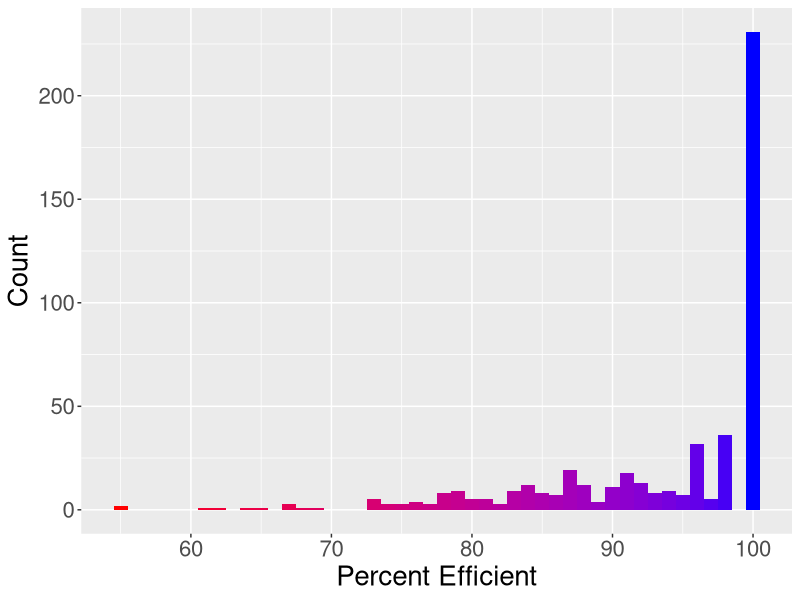
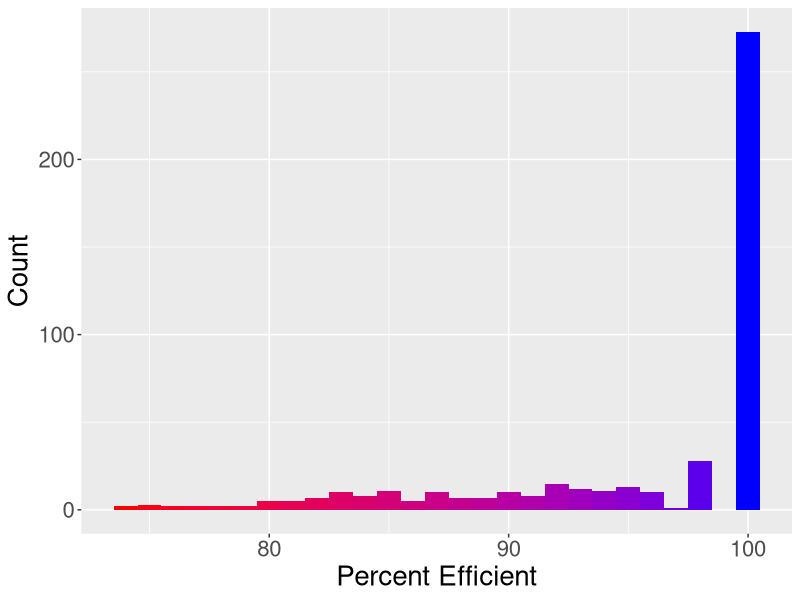
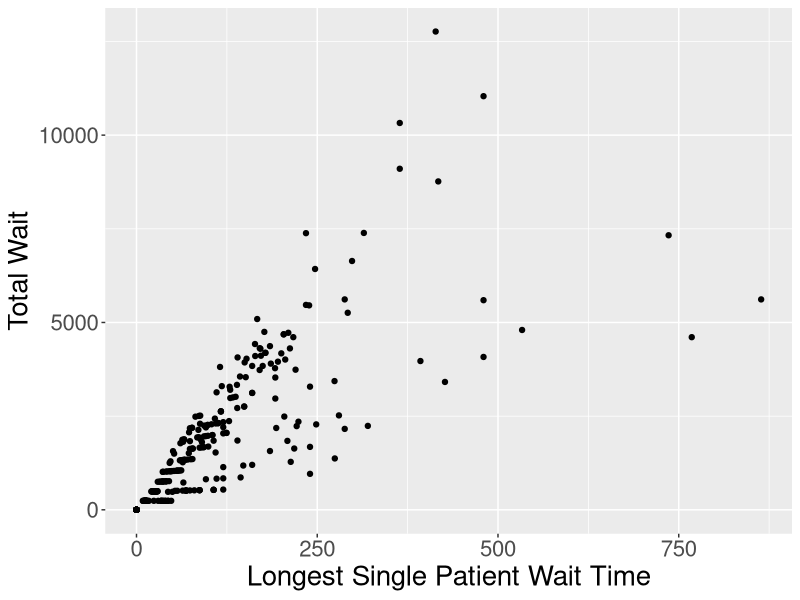
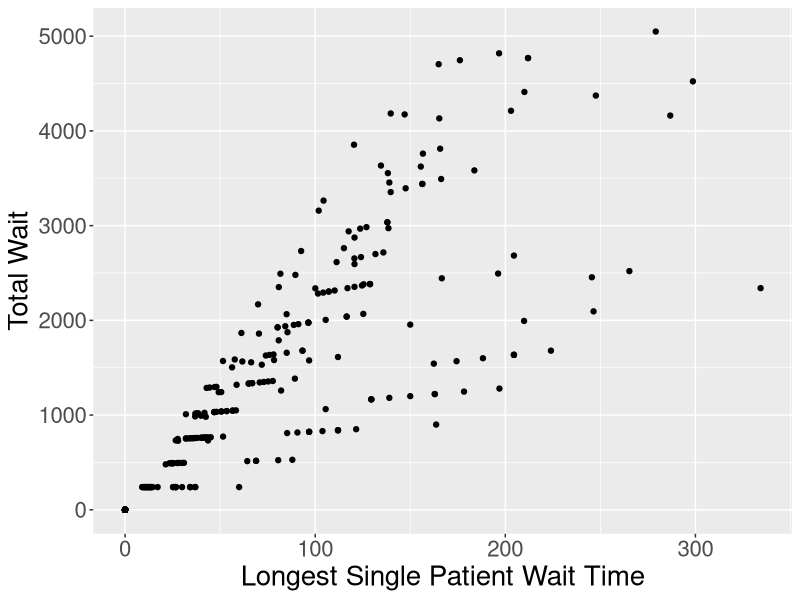
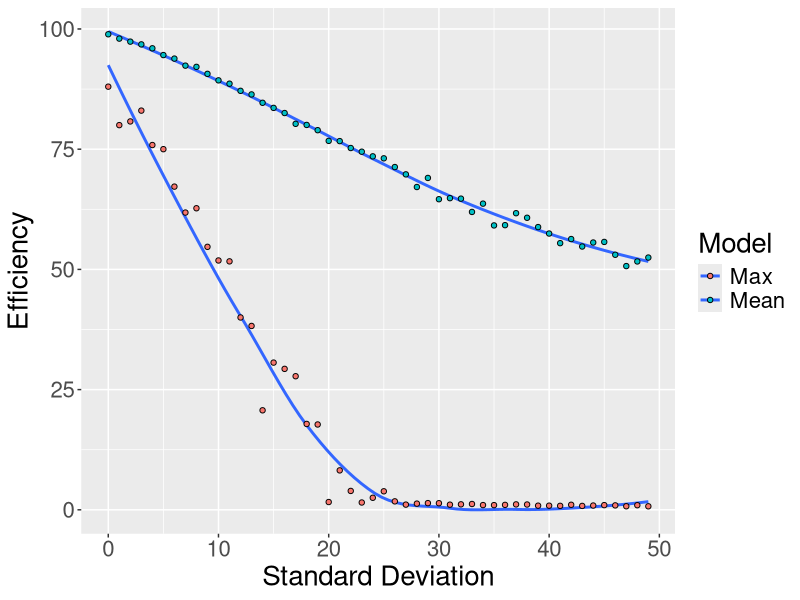
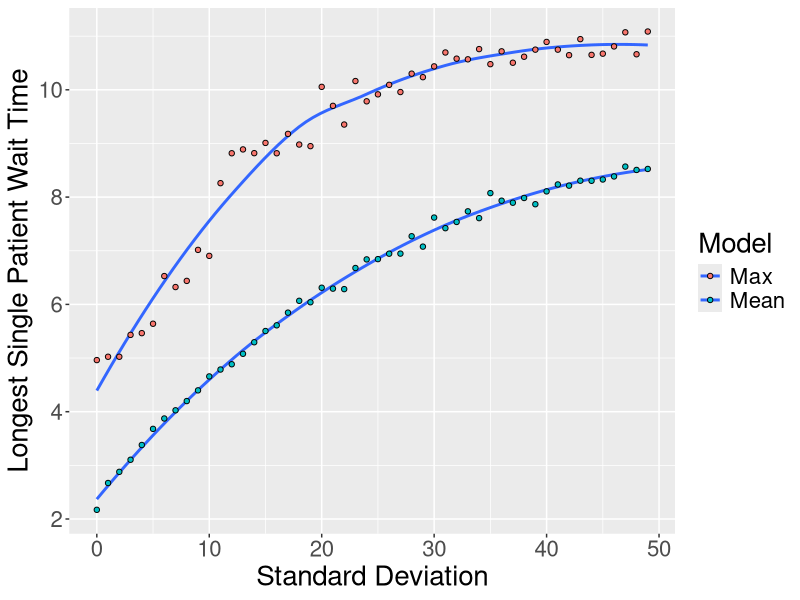
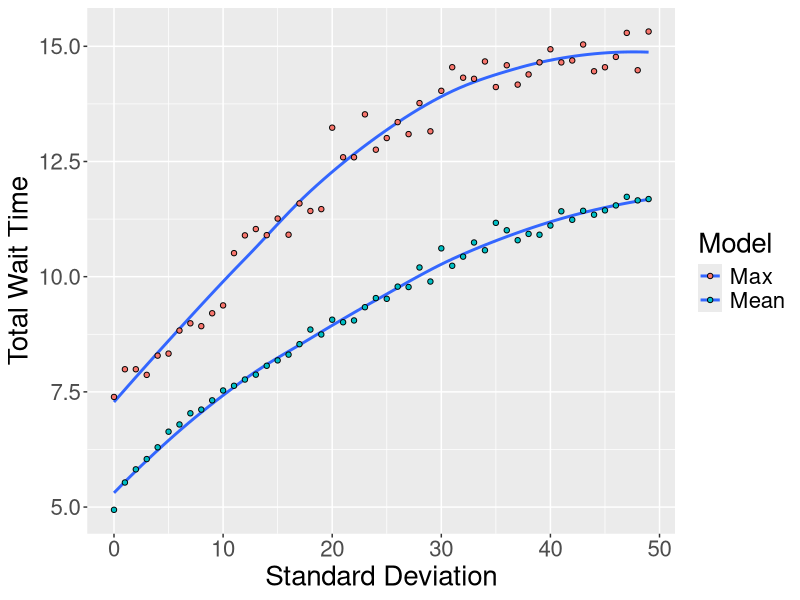
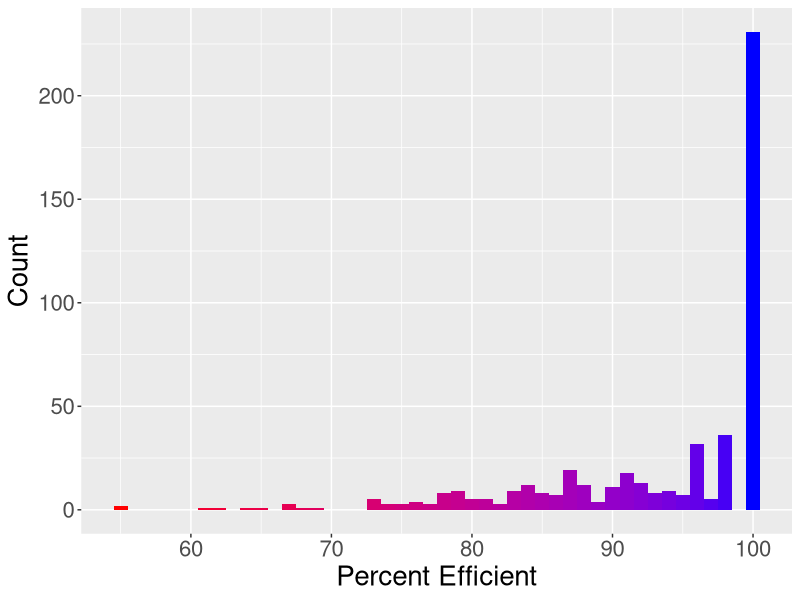

These figures' R source, in order:
library(ggplot2)
library(reshape)
library(dplyr)

# creates graphs for the project

# read in data
df.0 <- read.csv("Data/Original Model.csv")
df.1 <- read.csv("Data/Send Home.csv")
df.max <- read.csv("Data/v3_max_data.csv")
df.mean <- read.csv("Data/v3_mean_data.csv")
df.max$Model <- "Max"
df.mean$Model <- "Mean"
df <- rbind(df.max, df.mean)

# make histogram graphs
ggplot(df.0, aes(x=Efficiency, fill = ..x..)) + geom_histogram(binwidth = 1) + scale_fill_gradient(low = "red", high = "blue") +
  labs(x = "Percent Efficient", y = "Count") + theme(legend.position = "none", text = element_text(size=20))
ggsave("Images/EfficiencyBase.png")

ggplot(df.1, aes(x=Efficiency, fill = ..x..)) + geom_histogram(binwidth = 1) + scale_fill_gradient(low = "red", high = "blue") +
  labs(x = "Percent Efficient", y = "Count") + theme(legend.position = "none", text = element_text(size=20))
ggsave("Images/EfficiencySH.png")

# make correlation graphs
ggplot(df.0, aes(x=Longest.Wait, y=Total.Wait)) + geom_point() +
  labs(x = "Longest Single Patient Wait Time", y = "Total Wait") + theme(legend.position = "none", text = element_text(size=20))
ggsave("Images/LWTWBase.png")

ggplot(df.1, aes(x=Longest.Wait, y=Total.Wait)) + geom_point() +
  labs(x = "Longest Single Patient Wait Time", y = "Total Wait") + theme(legend.position = "none", text = element_text(size=20))
ggsave("Images/LWTWSH.png")

# linear best fit
ggplot(data = df, aes(x=Standard.Deviation, y=Efficiency, fill=Model)) + stat_smooth(se = FALSE, method = 'loess', formula = y~x) +
  geom_point(pch=21) + theme(text = element_text(size=20)) +   labs(x = "Standard Deviation", y = "Efficiency")
ggsave("Images/lmEfficiency.png")
# exponential best fit
ggplot(data = df, aes(x=Standard.Deviation, y=log(Longest.Wait), fill=Model)) + stat_smooth(se = FALSE, method = 'loess', formula = y~x) +
  geom_point(pch=21) + theme(text = element_text(size=20)) + labs(x = "Standard Deviation", y = "Longest Single Patient Wait Time")
ggsave("Images/LogLongestWait.png")
ggplot(data = df, aes(x=Standard.Deviation, y=log(Total.Wait), fill=Model)) + stat_smooth(se = FALSE, method = 'loess', formula = y~x) +
  geom_point(pch=21) + theme(text = element_text(size=20)) + labs(x = "Standard Deviation", y = "Total Wait Time")
ggsave("Images/LogTotalWait.png")
